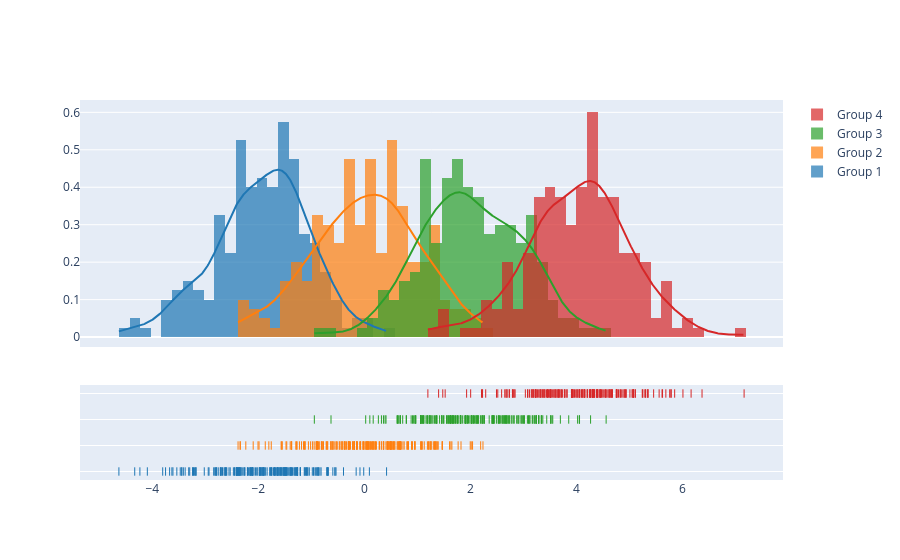

The cell this chart's notebook holds for it:
### Code cell
import plotly.figure_factory as ff

# Add histogram data
x1 = np.random.randn(200) - 2
x2 = np.random.randn(200)
x3 = np.random.randn(200) + 2
x4 = np.random.randn(200) + 4

# Group data together
hist_data = [x1, x2, x3, x4]

group_labels = ['Group 1', 'Group 2', 'Group 3', 'Group 4']

# Create distplot with custom bin_size
fig = ff.create_distplot(hist_data, group_labels, bin_size=.2)
fig.show()

### Figure 1 — Plotly figure (JSON) as saved in the notebook; plotly's stock layout.template omitted (floating-point values rounded to 4 significant figures; data arrays with more than 128 entries replaced by an {"elided": "..."} marker saying what was removed)
{"data": [{"autobinx": false, "histnorm": "probability density", "legendgroup": "Group 1", "marker": {"color": "rgb(31, 119, 180)"}, "name": "Group 1", "opacity": 0.7, "type": "histogram", "x": {"elided": "200 float values"}, "xaxis": "x", "xbins": {"end": 0.4178, "size": 0.2, "start": -4.63}, "yaxis": "y"}, {"autobinx": false, "histnorm": "probability density", "legendgroup": "Group 2", "marker": {"color": "rgb(255, 127, 14)"}, "name": "Group 2", "opacity": 0.7, "type": "histogram", "x": {"elided": "200 float values"}, "xaxis": "x", "xbins": {"end": 2.236, "size": 0.2, "start": -2.383}, "yaxis": "y"}, {"autobinx": false, "histnorm": "probability density", "legendgroup": "Group 3", "marker": {"color": "rgb(44, 160, 44)"}, "name": "Group 3", "opacity": 0.7, "type": "histogram", "x": {"elided": "200 float values"}, "xaxis": "x", "xbins": {"end": 4.559, "size": 0.2, "start": -0.9446}, "yaxis": "y"}, {"autobinx": false, "histnorm": "probability density", "legendgroup": "Group 4", "marker": {"color": "rgb(214, 39, 40)"}, "name": "Group 4", "opacity": 0.7, "type": "histogram", "x": {"elided": "200 float values"}, "xaxis": "x", "xbins": {"end": 7.161, "size": 0.2, "start": 1.197}, "yaxis": "y"}, {"legendgroup": "Group 1", "marker": {"color": "rgb(31, 119, 180)"}, "mode": "lines", "name": "Group 1", "showlegend": false, "type": "scatter", "x": {"elided": "500 float values"}, "xaxis": "x", "y": {"elided": "500 float values"}, "yaxis": "y"}, {"legendgroup": "Group 2", "marker": {"color": "rgb(255, 127, 14)"}, "mode": "lines", "name": "Group 2", "showlegend": false, "type": "scatter", "x": {"elided": "500 float values"}, "xaxis": "x", "y": {"elided": "500 float values"}, "yaxis": "y"}, {"legendgroup": "Group 3", "marker": {"color": "rgb(44, 160, 44)"}, "mode": "lines", "name": "Group 3", "showlegend": false, "type": "scatter", "x": {"elided": "500 float values"}, "xaxis": "x", "y": {"elided": "500 float values"}, "yaxis": "y"}, {"legendgroup": "Group 4", "marker": {"color": "rgb(214, 39, 40)"}, "mode": "lines", "name": "Group 4", "showlegend": false, "type": "scatter", "x": {"elided": "500 float values"}, "xaxis": "x", "y": {"elided": "500 float values"}, "yaxis": "y"}, {"legendgroup": "Group 1", "marker": {"color": "rgb(31, 119, 180)", "symbol": "line-ns-open"}, "mode": "markers", "name": "Group 1", "showlegend": false, "type": "scatter", "x": {"elided": "200 float values"}, "xaxis": "x", "y": {"elided": "200 str values"}, "yaxis": "y2"}, {"legendgroup": "Group 2", "marker": {"color": "rgb(255, 127, 14)", "symbol": "line-ns-open"}, "mode": "markers", "name": "Group 2", "showlegend": false, "type": "scatter", "x": {"elided": "200 float values"}, "xaxis": "x", "y": {"elided": "200 str values"}, "yaxis": "y2"}, {"legendgroup": "Group 3", "marker": {"color": "rgb(44, 160, 44)", "symbol": "line-ns-open"}, "mode": "markers", "name": "Group 3", "showlegend": false, "type": "scatter", "x": {"elided": "200 float values"}, "xaxis": "x", "y": {"elided": "200 str values"}, "yaxis": "y2"}, {"legendgroup": "Group 4", "marker": {"color": "rgb(214, 39, 40)", "symbol": "line-ns-open"}, "mode": "markers", "name": "Group 4", "showlegend": false, "type": "scatter", "x": {"elided": "200 float values"}, "xaxis": "x", "y": {"elided": "200 str values"}, "yaxis": "y2"}], "layout": {"barmode": "overlay", "hovermode": "closest", "legend": {"traceorder": "reversed"}, "xaxis": {"anchor": "y2", "domain": [0.0, 1.0], "zeroline": false}, "yaxis": {"anchor": "free", "domain": [0.35, 1], "position": 0.0}, "yaxis2": {"anchor": "x", "domain": [0, 0.25], "dtick": 1, "showticklabels": false}}}
